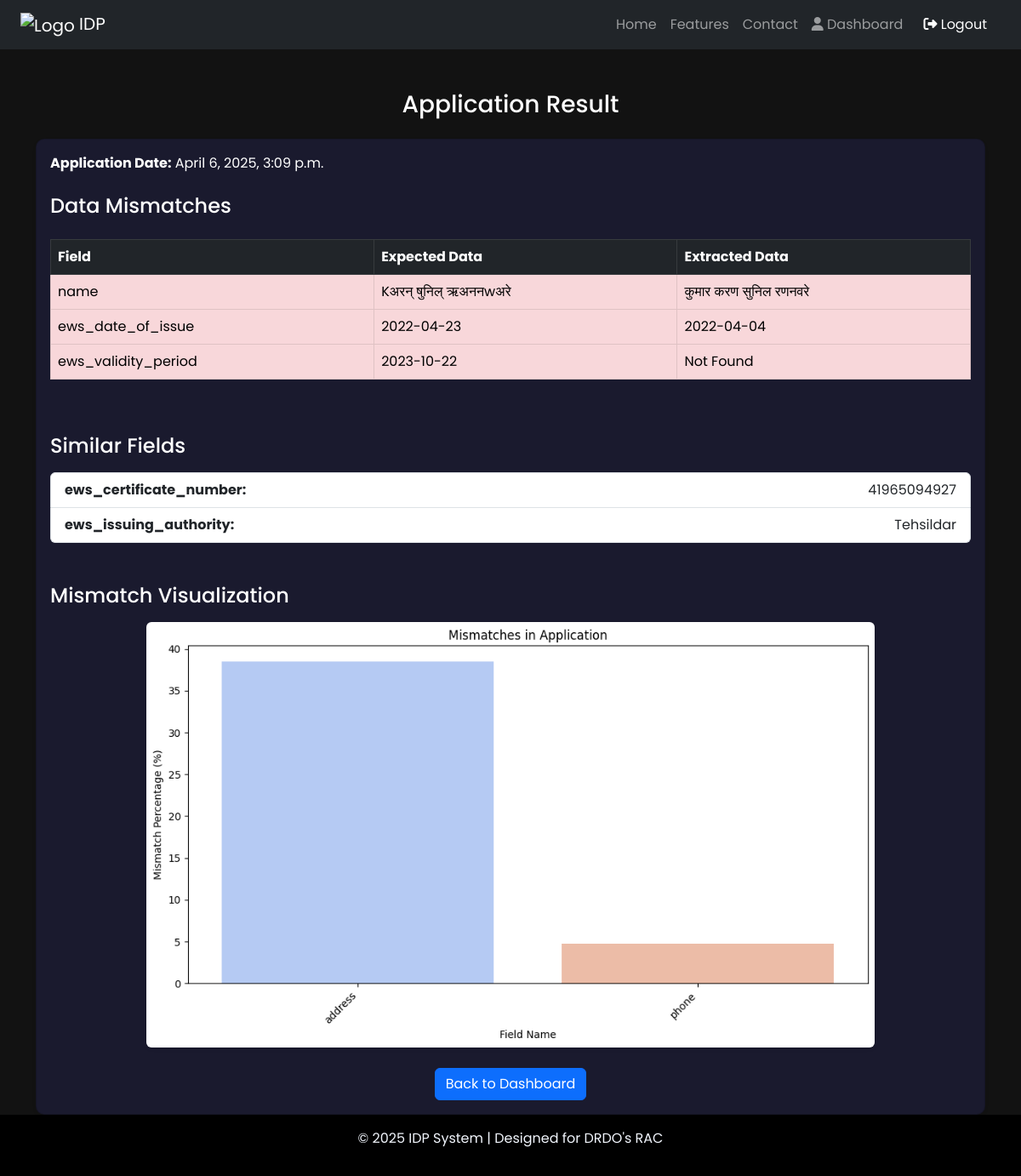
Screenshot of /view_results/2/ (signed in) with the database file from the repository.
### rac_idp/models.py (models this page shows, shortened)
class ApplicationResult(models.Model):
    DOCUMENT_TYPE_CHOICES = [
        ('aadhaar', 'Aadhaar'),
        ('marksheet', 'Marksheet'),
        ('ews', 'EWS Certificate'),
        ('income', 'Income Certificate'),
        ('caste', 'Caste Certificate'),
    ]
    applicant = models.ForeignKey(Applicant, on_delete=models.CASCADE)
    application_date = models.DateTimeField(auto_now_add=True)
    document_type = models.CharField(max_length=50, choices=DOCUMENT_TYPE_CHOICES)
    extracted_data = models.JSONField(null=True, blank=True)
    expected_json = models.JSONField(null=True, blank=True)
    mismatches = models.JSONField(null=True, blank=True)
    mismatch_percentage = models.FloatField(null=True, blank=True)
    mismatch_plot_path = models.CharField(max_length=255, null=True, blank=True)
    timestamp = models.DateTimeField(auto_now_add=True)

### rac_idp/views.py (the view)
# urls.py: path("view_results/<int:result_id>/", views.view_result, name="view_result"),
@login_required
def view_result(request, result_id):
    result = get_object_or_404(ApplicationResult, id=result_id, applicant__user=request.user)
    mismatches_data = json.loads(result.mismatches)
    return render(request, "view_results.html", {
        "result": result,
        "mismatches": mismatches_data.get("mismatches", {}),
        "similarities": mismatches_data.get("similarities", {}),
        "missing_fields": mismatches_data.get("missing_fields", []),
        "extra_fields": mismatches_data.get("extra_fields", []),
        "mismatch_plot_path": result.mismatch_plot_path  # Pass this to the template
    })

### rac_idp/templates/view_results.html (shortened to what this page needs)
{% extends 'base.html' %}
{% block content %}
<div class="container mt-5">
    <h3 class="text-center mb-4">Application Result</h3>
    <div class="card shadow-sm">
        <div class="card-body">
            <p><strong>Application Date:</strong> {{ result.application_date }}</p>
            <h4 class="mt-4">Data Mismatches</h4>
            {% if mismatches %}
                <div class="table-responsive">
                    <table class="table table-bordered mt-3">
                        <thead class="table-dark">
                            <tr>
                                <th>Field</th>
                                <th>Expected Data</th>
                                <th>Extracted Data</th>
                            </tr>
                        </thead>
                        <tbody>
                            {% for field, data in mismatches.items %}
                            <tr class="table-danger">
                                <td>{{ field }}</td>
                                <td>{{ data.Expected }}</td>
                                <td>{{ data.Extracted|default:"Not Found" }}</td>
                            </tr>
                            {% endfor %}
                        </tbody>
                    </table>
                </div>
            {% else %}
                <div class="alert alert-success mt-3">
                    No mismatches found!
                </div>
            {% endif %}
            <h4 class="mt-5">Similar Fields</h4>
            {% if similarities %}
                <ul class="list-group mt-3">
                    {% for field, value in similarities.items %}
                        <li class="list-group-item d-flex justify-content-between align-items-center">
                            <strong>{{ field }}:</strong> {{ value }}
                        </li>
                    {% endfor %}
                </ul>
            {% else %}
                <p class="text-muted mt-2">No similarities detected.</p>
            {% endif %}
            <h4 class="mt-5">Mismatch Visualization</h4>
            {% if mismatch_plot_path %}
                <div class="mt-3 text-center">
                    <img src="{{ mismatch_plot_path }}" alt="Mismatch Plot" class="img-fluid rounded shadow-sm" style="max-height: 500px;">
                </div>
            {% else %}
                <p class="text-success mt-3">Plot path not found</p>
            {% endif %}
            <div class="text-center mt-4">
                <a href="{% url 'applicant_dashboard' %}" class="btn btn-primary">Back to Dashboard</a>
            </div>
        </div>
    </div>
</div>
{% endblock %}

### rac_idp/static/style.css (style rules this page uses)
body { background-color: #121212; color: white; font-family: 'Poppins', sans-serif; }
.card { background-color: #1a1a2e; color: white; border-radius: 10px; }

### rows the page displays
ApplicationResult: application_date "April 6, 2025, 3:09 p.m.", mismatch_plot_path (picture)

### other values shown
{{ field }} "name" "ews_date_of_issue" "ews_validity_period"
{{ data.Expected }} "Kअरन् षुनिल् ऋअननwअरे" "2022-04-23" "2023-10-22"
{{ data.Extracted|default:"Not Found" }} "कुमार करण सुनिल रणनवरे" "2022-04-04" "Not Found"
{{ field }} "ews_certificate_number" "ews_issuing_authority"
{{ value }} "41965094927" "Tehsildar"
